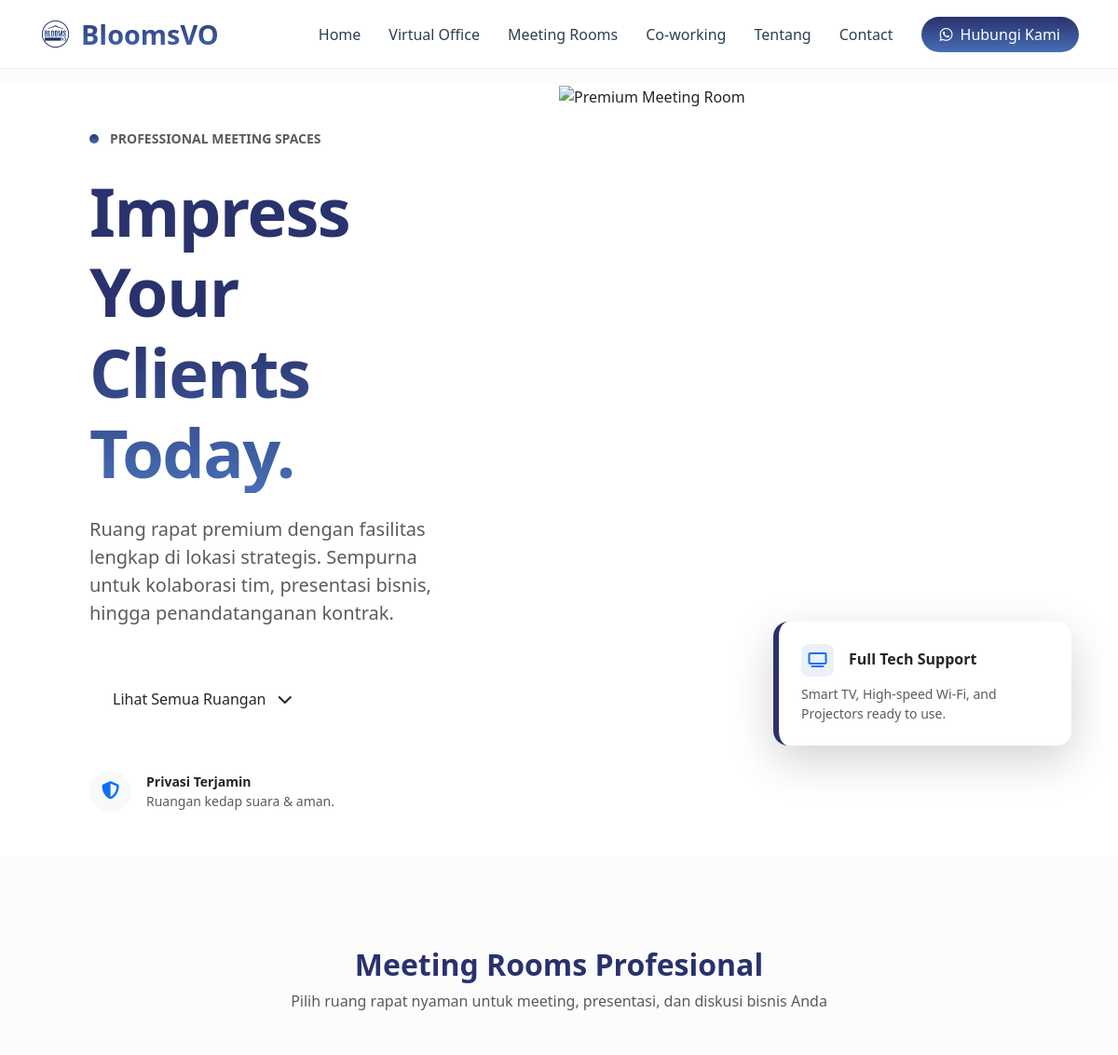
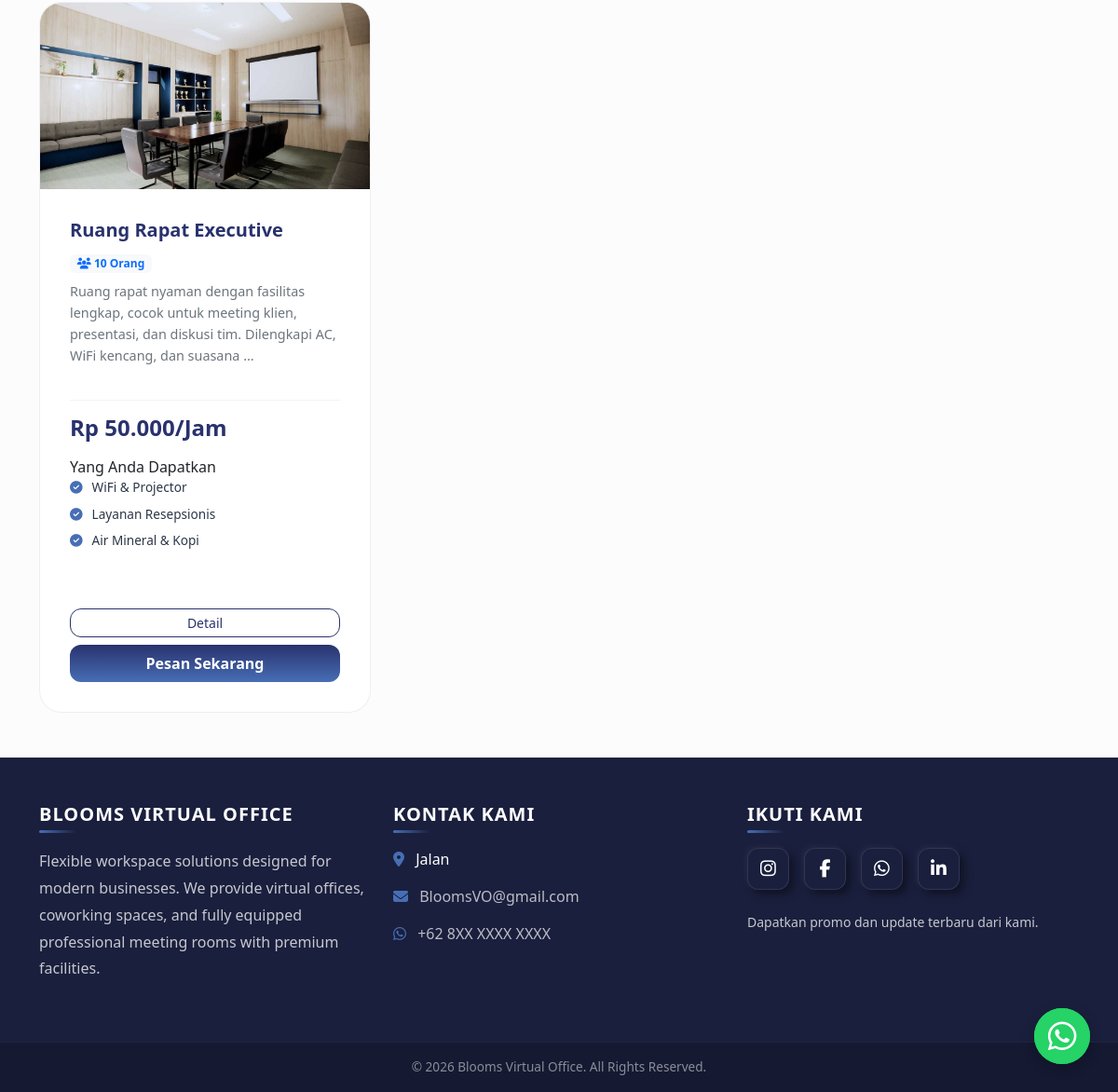
The page /ruang-rapat/ on the database its author committed (2 pictures, top to bottom).
### virtualoffice/models.py (models this page shows, shortened)
class RuangRapat(models.Model):
    nama = models.CharField(max_length=100)
    slug = models.SlugField(blank=True, unique=True)
    harga_per_jam = models.DecimalField(max_digits=12, decimal_places=0)
    deskripsi = models.TextField()
    kapasitas = models.IntegerField(default=0)
    gambar = models.ImageField(upload_to='ruang_rapat/', blank=True, null=True)
    aktif = models.BooleanField(default=True)

### virtualoffice/views.py (the view)
# urls.py: path('ruang-rapat/', views.ruang_rapat, name='ruang_rapat'),
def ruang_rapat(request):
    rooms = RuangRapat.objects.filter(aktif=True)
    return render(request, 'product_list/meeting_rooms.html', {'rooms': rooms})

### virtualoffice/templates/product_list/meeting_rooms.html (shortened to what this page needs)
{% extends 'base.html' %}
{% load static %}
{% block extra_css %}
<link href="{% static 'css/room_meeting.css' %}" rel="stylesheet">
{% endblock %}
{% block content %}
<section class="hero-minimalist">
    <div class="container-fluid p-0">
        <div class="row g-0 min-vh-100">
            <div class="col-lg-6 d-flex align-items-center bg-white p-5 p-lg-custom">
                <div data-aos="fade-up">
                    <div class="tagline mb-4">
                        <span class="navy-dot"></span>
                        <span class="text-uppercase tracking-widest fw-semibold small text-muted">Professional Meeting Spaces</span>
                    </div>
                    <h1 class="display-2 fw-black navy-blue-text mb-4">
                        Impress Your <br>
                        <span class="text-gradient-navy">Clients Today.</span>
                    </h1>
                    <p class="lead text-muted mb-5 pe-lg-5">
                        Ruang rapat premium dengan fasilitas lengkap di lokasi strategis. Sempurna untuk kolaborasi tim, presentasi bisnis, hingga penandatanganan kontrak.
                    </p>
                    <div class="cta-wrapper">
                        <a href="#produk" class="btn btn-navy-pill px-4 py-3">
                            Lihat Semua Ruangan <i class="fas fa-chevron-down ms-2"></i>
                        </a>
                        <div class="trust-badge mt-5 d-flex align-items-center">
                            <div class="d-flex align-items-center gap-3">
                                <div class="icon-circle bg-light">
                                    <i class="fas fa-shield-alt text-primary"></i>
                                </div>
                                <div>
                                    <p class="small fw-bold mb-0">Privasi Terjamin</p>
                                    <p class="small text-muted mb-0">Ruangan kedap suara & aman.</p>
                                </div>
                            </div>
                        </div>
                    </div>
                </div>
            </div>
            <div class="col-lg-6 d-none d-lg-block position-relative overflow-hidden">
                <div class="hero-image-main shadow-2xl">
                    <img src="https://images.unsplash.com/photo-1431540015161-0bf868a2d407?auto=format&fit=crop&w=1000&q=80" alt="Premium Meeting Room">
                </div>
                <div class="floating-card shadow-lg p-4 bg-white rounded-4" style="bottom: 120px;">
                    <div class="d-flex align-items-center mb-2">
                        <div class="icon-box-small me-3">
                            <i class="fas fa-tv text-primary"></i>
                        </div>
                        <h6 class="mb-0 fw-bold">Full Tech Support</h6>
                    </div>
                    <p class="small text-muted mb-0">Smart TV, High-speed Wi-Fi, and Projectors ready to use.</p>
                </div>
            </div>
        </div>
    </div>
</section>
<section id="produk" class="container py-5 mt-5">
    <div class="text-center mb-5">
        <h2 class="fw-bold navy-blue-text">Meeting Rooms Profesional</h2>
        <p class="text-muted">Pilih ruang rapat nyaman untuk meeting, presentasi, dan diskusi bisnis Anda</p>
    </div>
        <div class="row g-4">
            {% for room in rooms %}
                <div class="col-md-4 d-flex">
                    {% include 'includes/card_produk.html' with item=room type='meeting' %}
                </div>
            {% empty %}
                <div class="col-12 text-center">
                    <p class="text-muted">Belum ada paket tersedia</p>
                </div>
            {% endfor %}
        </div>
</section>
{% endblock %}

### virtualoffice/templates/includes/card_produk.html
{% load static %}
{% block extra_css %}
<link href="{% static 'css/card_produk.css' %}" rel="stylesheet">
{% endblock %}
<div class="price-card">
    {% if item.gambar %}
        <img src="{{ item.gambar.url }}" class="paket-image" alt="{{ item.nama }}">
    {% else %}
        <img src="https://images.unsplash.com/photo-1497366216548-37526070297c?auto=format&fit=crop&w=600&q=80" class="paket-image" alt="Default Image">
    {% endif %}
    <div class="card-body">
        <div class="content-top">
            <h5 class="paket-nama">{{ item.nama }}</h5>
            {% if type == 'meeting' %}
                <span class="badge bg-light text-primary mb-2"><i class="fas fa-users"></i> {{ item.kapasitas }} Orang</span>
            {% elif type == 'coworking' %}
                <span class="badge bg-light text-success mb-2"><i class="fas fa-tag"></i> {{ item.get_tipe_display }}</span>
            {% endif %}
            <p class="paket-deskripsi">{{ item.deskripsi|truncatewords:20 }}</p>
        </div>
        <div class="content-bottom">
            <h4 class="harga-tag">
                {% if type == 'meeting' %}
                    Rp {{ item.harga_per_jam }}/Jam
                {% elif type == 'coworking' %}
                    Rp {{ item.harga }}/{% if item.tipe == 'harian' %}Hari{% else %}Bln{% endif %}
                {% else %}
                    Rp {{ item.harga }}/Bln
                {% endif %}
            </h4>
             <Span>Yang Anda Dapatkan </span><br>
            <ul class="fitur-list">
                {% if type == 'paket' %}
                    {% if item.alamat_bisnis %}<li>Alamat Bisnis</li>{% endif %}
                    {% if item.pengelolaan_surat %}<li>Pengelolaan Surat</li>{% endif %}
                    {% if item.jam_meeting > 0 %}<li>{{ item.jam_meeting }} Jam Meeting</li>{% endif %}
                    {% if item.telepon_khusus %}<li> Nomor Telepon Khusus & Layanan Resepsionis</li>{% endif %}
                    {% if paket.layanan_prioritas %}<li> Akses Lounge & Layanan Prioritas</li>{% endif %}
                {% elif type == 'meeting' %}
                    <li>WiFi & Projector</li>
                    <li>Layanan Resepsionis</li>
                    <li>Air Mineral & Kopi</li>
                {% else %}
                    <li>High Speed Internet</li>
                    <li>Free Flow Drinks</li>
                    <li>Akses Area Komunal</li>
                {% endif %}
            </ul>
            <div class="button-wrapper mt-3">
                {% if type == 'paket' %}
                    <a href="{% url 'detail_paket' item.slug %}" class="btn btn-outline-dark btn-sm w-100 mb-2">Detail</a>
                {% elif type == 'meeting' %}
                    <a href="{% url 'meeting_room_detail' item.slug %}" class="btn btn-outline-dark btn-sm w-100 mb-2">Detail</a>
                {% elif type == 'coworking' %}
                    <a href="{% url 'coworking_detail' item.slug %}" class="btn btn-outline-dark btn-sm w-100 mb-2">Detail</a>
                {% endif %}
                <button class="btn btn-navy-gradient open-order w-100 py-2"
                        data-type="{{ type }}"
                        data-id="{{ item.id }}">
                    Pesan Sekarang
                </button>
            </div>
        </div>
    </div>
</div>

### virtualoffice/static/css/base.css (style rules this page uses)
body { background-color: #fcfcfd; }

### virtualoffice/static/css/room_meeting.css (style rules this page uses)
:root { --navy-deep: #29326d; --navy-royal: #476eb5; --navy-gradient: linear-gradient(180deg, #29326d 0%, #476eb5 100%); --bg-light: #fcfcfd; --text-muted: #6c757d; --text-dark: #2d3748; --white: #ffffff; --transition: all 0.4s cubic-bezier(0.165, 0.84, 0.44, 1); --shadow-hover: 0 30px 60px rgba(41, 50, 109, 0.15); }
.hero-minimalist { background-color: var(--white); overflow: hidden; position: relative; }
.p-lg-custom { padding-left: 8% !important; padding-right: 5% !important; }
.fw-black { font-weight: 900; letter-spacing: -1.5px; }
.navy-blue-text { color: var(--navy-deep); }
.text-gradient-navy { background: var(--navy-gradient); -webkit-background-clip: text; -webkit-text-fill-color: transparent; display: inline-block; }
.tagline { display: flex; align-items: center; gap: 12px; }
.navy-dot { width: 10px; height: 10px; background: var(--navy-gradient); border-radius: 50%; }
.hero-image-main img { height: 100vh; width: 100%; object-fit: cover; }
.floating-card { position: absolute; bottom: 80px; right: 50px; width: 320px; z-index: 10; border-left: 6px solid var(--navy-deep); background: rgba(255, 255, 255, 0.9) !important; border-radius: 15px; }
.price-card { background: var(--white); border-radius: 24px; border: 1px solid rgba(41, 50, 109, 0.08); transition: var(--transition); display: flex; flex-direction: column; width: 100%; overflow: hidden; }
.paket-image { height: 200px; width: 100%; object-fit: cover; }
.price-card .card-body { padding: 2rem !important; display: flex; flex-direction: column; flex-grow: 1; }
.content-top { flex-grow: 1; margin-bottom: 20px; }
.paket-nama { font-weight: 800; color: var(--navy-deep); margin-bottom: 10px; }
.paket-deskripsi { font-size: 0.9rem; color: var(--text-muted); line-height: 1.6; }
.content-bottom { margin-top: auto; padding-top: 15px; border-top: 1px solid #f1f3f7; }
.harga-tag { color: var(--navy-deep); font-weight: 900; font-size: 1.5rem; margin-bottom: 15px; }
.fitur-list { list-style: none; padding: 0; margin-bottom: 20px; min-height: 120px; }
.fitur-list li { font-size: 0.85rem; margin-bottom: 8px; display: flex; align-items: center; color: var(--text-dark); }
.fitur-list li::before { content: "\f058"; font-family: "Font Awesome 6 Free"; font-weight: 900; color: var(--navy-royal); margin-right: 10px; }
.btn-navy-gradient { background: var(--navy-gradient); color: white !important; border: none; border-radius: 12px; font-weight: 600; transition: var(--transition); }
.btn-outline-dark { border-radius: 12px; border: 1px solid var(--navy-deep); color: var(--navy-deep); }
.icon-circle { width: 45px; height: 45px; background: #f0f4f8; border-radius: 50%; display: flex; align-items: center; justify-content: center; font-size: 1.2rem; }
.icon-box-small { width: 35px; height: 35px; display: flex; align-items: center; justify-content: center; background: rgba(71, 110, 181, 0.1); border-radius: 8px; }
html { scroll-behavior: smooth; }

### virtualoffice/static/css/card_produk.css (style rules this page uses)
.price-card { background: #ffffff; border-radius: 24px; border: 1px solid rgba(41, 50, 109, 0.08); transition: all 0.4s cubic-bezier(0.165, 0.84, 0.44, 1); display: flex; flex-direction: column; height: 100%; width: 100%; overflow: hidden; }
.paket-image { height: 200px; width: 100%; object-fit: cover; }
.price-card .card-body { padding: 2rem !important; display: flex; flex-direction: column; flex-grow: 1; }
.content-top { flex-grow: 1; margin-bottom: 20px; }
.paket-nama { font-weight: 800; color: #29326d; margin-bottom: 10px; }
.paket-deskripsi { font-size: 0.9rem; color: #6c757d; line-height: 1.6; }
.content-bottom { margin-top: auto; padding-top: 15px; border-top: 1px solid #f1f3f7; }
.harga-tag { color: #29326d; font-weight: 900; font-size: 1.5rem; margin-bottom: 15px; }
.fitur-list { list-style: none; padding: 0; margin-bottom: 20px; min-height: 120px; }
.fitur-list li { font-size: 0.85rem; margin-bottom: 8px; display: flex; align-items: center; color: #2d3748; }
.fitur-list li::before { content: "\f058"; font-family: "Font Awesome 6 Free"; font-weight: 900; color: #476eb5; margin-right: 10px; }
.btn-navy-gradient { background: linear-gradient(180deg, #29326d 0%, #476eb5 100%); color: white !important; border: none; border-radius: 12px; font-weight: 600; transition: 0.3s; }
.btn-outline-dark { border-radius: 12px; border: 1px solid #29326d; color: #29326d; }

### rows shown on the page
RuangRapat: gambar (picture), nama "Ruang Rapat Executive", kapasitas "10", deskripsi "Ruang rapat nyaman dengan fasilitas lengkap, cocok untuk meeting klien, presentasi, dan diskusi tim. Dilengkapi AC, WiFi kencang, dan suasana …", harga_per_jam "50.000"
